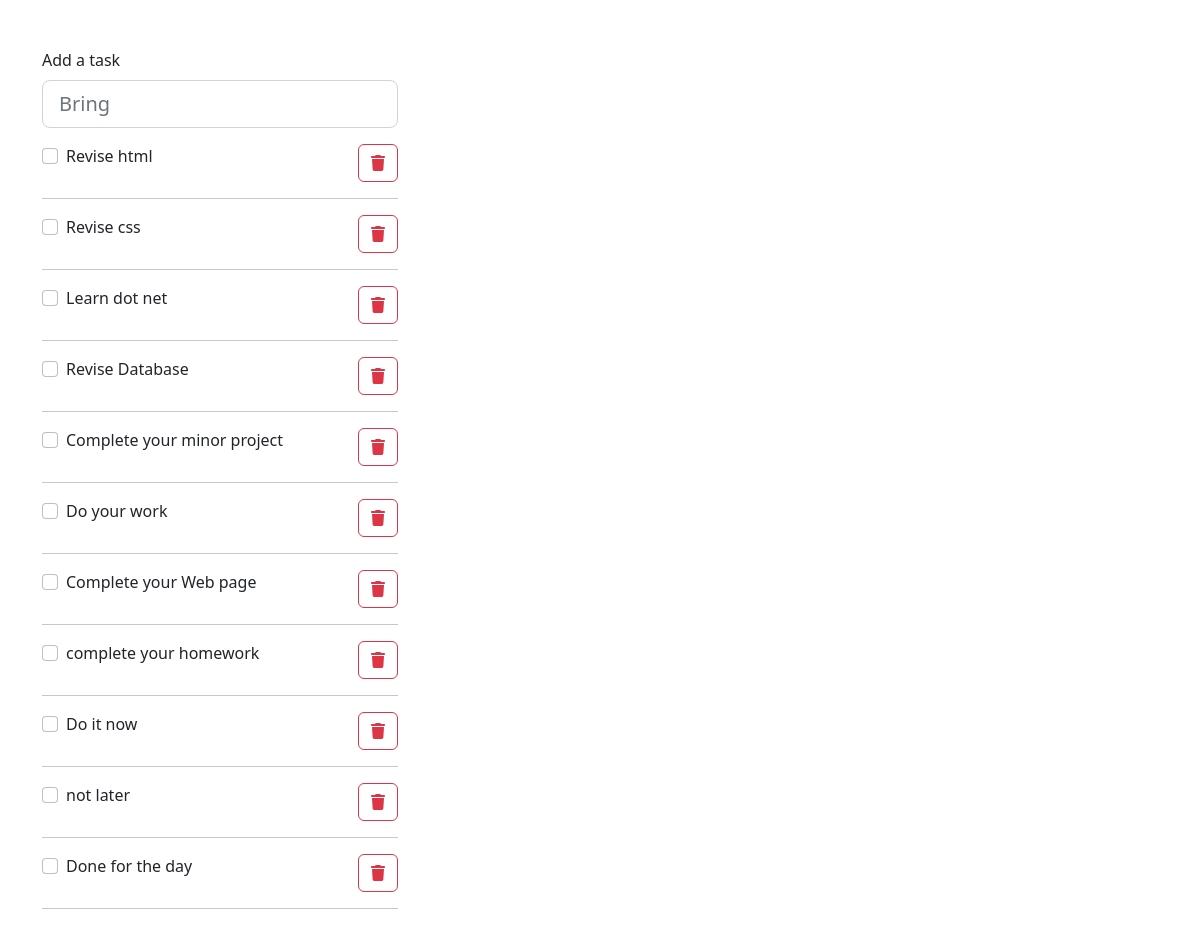
Before: / with the older database file.
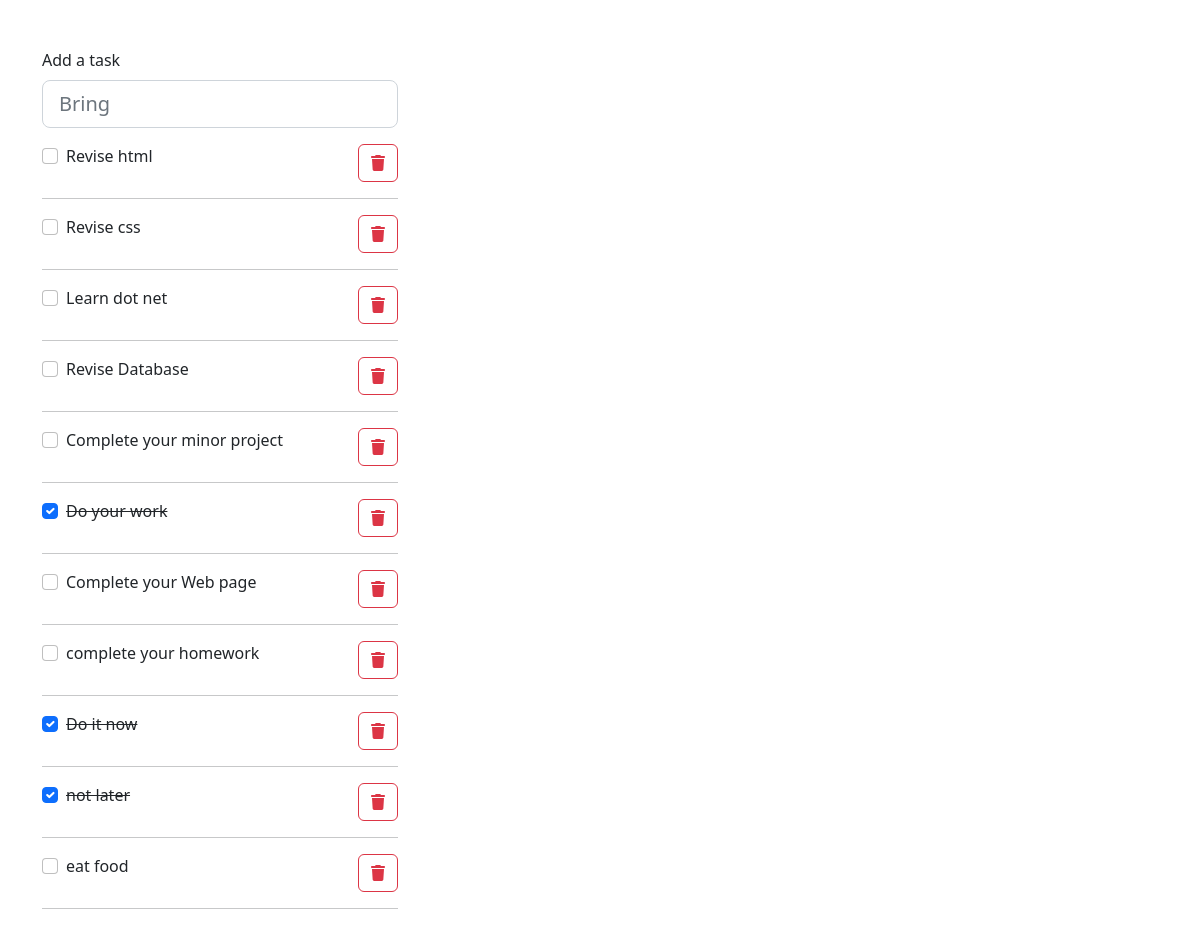
After: the same page with the newer database file.
### home/models.py (models this page shows, shortened)
class Task (models.Model):
    title = models.CharField(max_length=200)
    is_completed =  models.BooleanField(default=False)
    created = models.DateTimeField(auto_now_add=True)

### home/views.py (the view)
# urls.py: path('',views.index,name="home"),
def index(request):
    context = {
        'task': Task.objects.all()
    }
    return render(request,'index.html',context)

### templates/index.html (shortened to what this page needs)
<!doctype html>
<html lang="en">
<head>
    <link href="https://cdn.jsdelivr.net/npm/bootstrap@5.2.1/dist/css/bootstrap.min.css" rel="stylesheet"
>
         <link rel="stylesheet" href="https://cdnjs.cloudflare.com/ajax/libs/font-awesome/6.2.0/css/all.min.css"
 />
</head>
<body>
    <main>
        <div class="container">
            <div class="row">
                <div class="col-md-4">
                  {% include 'TODO_list.html' %}
                </div>
            </div>
        </div>
    </main>
</body>
</html>

### templates/TODO_list.html (shortened to what this page needs)
<div id="todo-list" class="pt-5">
    <form class="d-flex" hx-post="{% url 'add' %}">
        <div class="col">
            <div class="mb-3">
                <label for="task" class="form-label">Add a task</label>
                <input type="text" name="task" id="task" class="form-control form-control-lg" placeholder="Bring ">
            </div>
        </div>
    </form>
    <div class="col">
        {% for item in task %}
        <div class="d-flex justify-content-between">
        {% if item.is_completed %}
        <div class="form-check form-check-inline">
            <input class="form-check-input" type="checkbox" id="{{item.title}}" value={{item.id}}
            hx-get="{% url 'update' item.id %}" checked>
            <label class="form-check-label" for="{{item.title}}"><del>{{item.title}}</del></label>
        </div>
        {% else %}
        <div class="form-check form-check-inline">
            <input class="form-check-input" type="checkbox" id="{{item.title}}" value={{item.id}}
            hx-get="{% url 'update' item.id %}">
            <label class="form-check-label" for="{{item.title}}">{{item.title}}</label>
        </div>
        {% endif %}
        <button type="button" class="btn btn-outline-danger" hx-get="{% url 'delete' item.id %}"> <i class="fa fa-trash"></i></button>
     </div>
     <hr>
     {% empty %}
        <div class="alert alert-warning" role="alert">
            Please enter a task !
        </div>
        {% endfor %}
    </div>
</div>

Changed rows visible on the page:
removed Task: title "Done for the day"
changed Task "Do your work": is_completed False → True (drawn); title "☐" → "☑"
changed Task "Do it now": is_completed False → True (drawn); title "☐" → "☑"
changed Task "not later": is_completed False → True (drawn); title "☐" → "☑"
added Task: title "eat food"
